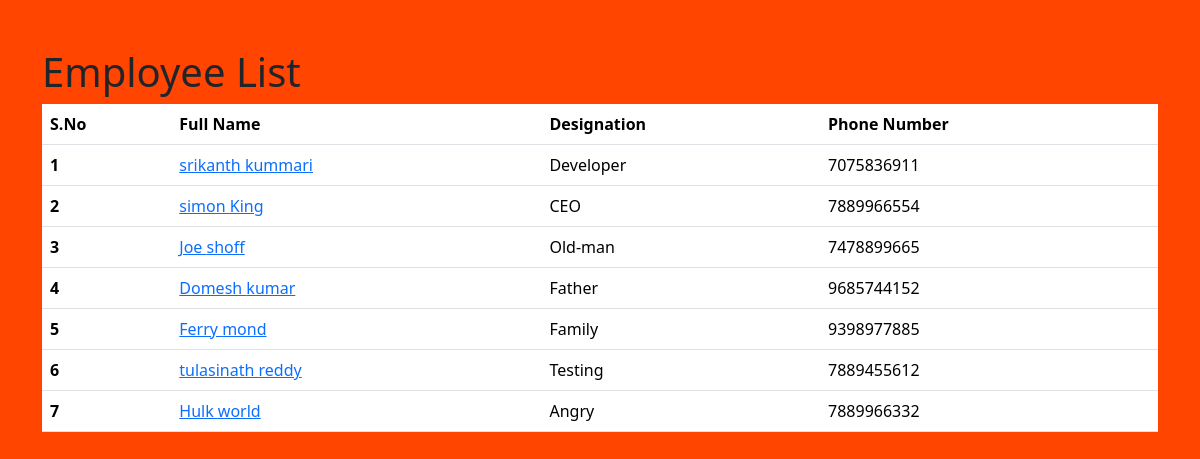
Before: / with the older database file.
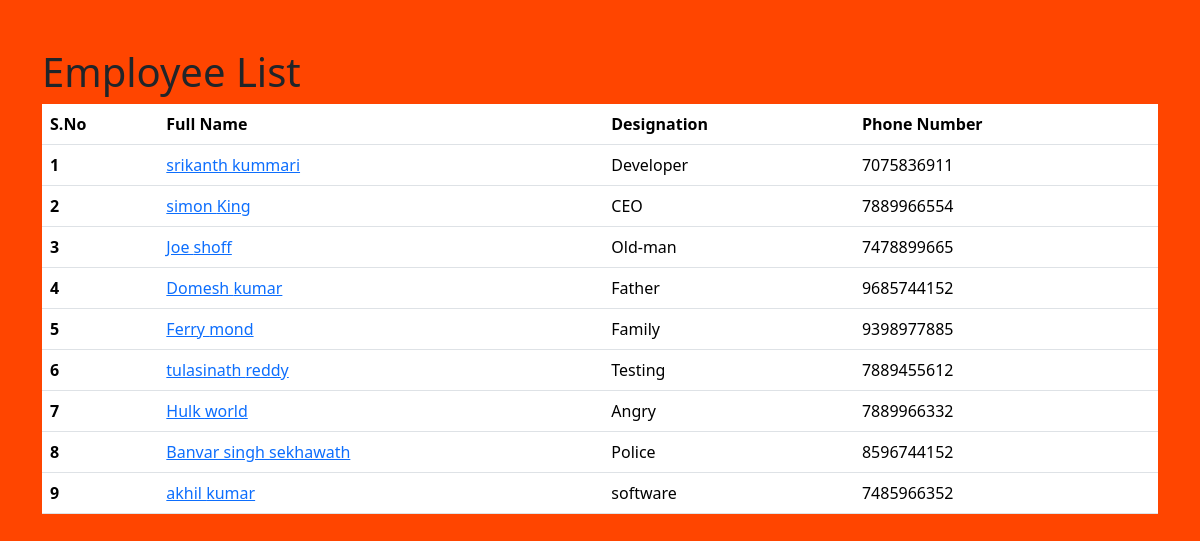
After: the same page with the newer database file.
### employees/models.py (models this page shows, shortened)
class Employee(models.Model):
    first_name = models.CharField(max_length=100)
    last_name = models.CharField(max_length=100)
    photo = models.ImageField(upload_to='images')
    designation = models.CharField(max_length=100)
    email_address = models.EmailField(max_length=100, unique=True)
    phone_number = models.CharField(max_length=10, blank=True)
    created_at = models.DateTimeField(auto_now_add=True)
    updated_at = models.DateTimeField(auto_now=True)

### Emp/views.py (the view)
# urls.py: 2. Add a URL to urlpatterns:  path('', views.home, name='home')
def home(request):
    employees = Employee.objects.all()
    context = {
        'employees' : employees,
    }
    return render(request, 'home.html', context)

### templates/home.html (shortened to what this page needs)
{% load static %}
<!DOCTYPE html>
<html lang="en">
<head>
    <link href="https://cdn.jsdelivr.net/npm/bootstrap@5.3.8/dist/css/bootstrap.min.css" rel="stylesheet">
</head>
<body>
    <div class="container pt-5">
        <h1>Employee List</h1>
         <table class="table">
  <thead>
    <tr>
      <th scope="col">S.No</th>
      <th scope="col">Full Name</th>
      <th scope="col">Designation</th>
      <th scope="col">Phone Number</th>
    </tr>
  </thead>
  <tbody>
    {% for emp in employees %}
    <tr>
      <th>{{ forloop.counter }}</th>
      <td><a href="{% url 'employee_detail' emp.id %}">{{ emp.first_name }} {{ emp.last_name }}</a></td>
      <td>{{ emp.designation }}</td>
      <td>{{ emp.phone_number }}</td>
    </tr>
    {% endfor %}
  </tbody>
</table>
    </div>
 <link rel="stylesheet" href="{% static 'css/style.css' %}">
</body>
</html>

### static/css/style.css (style rules this page uses)
body { background-color: orangered; }

Changed rows visible on the page:
added Employee: first_name "Banvar singh", last_name "sekhawath", designation "Police", phone_number "8596744152"
added Employee: first_name "akhil", last_name "kumar", designation "software", phone_number "7485966352"
